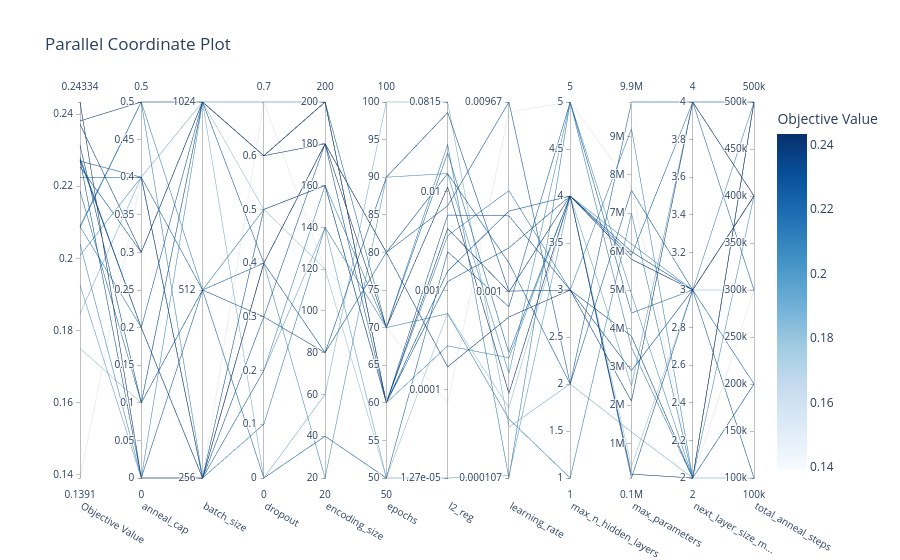

Notebook cell for this chart:
### Code cell
optuna.visualization.plot_parallel_coordinate(optuna_study)

### Figure 1 — Plotly figure (JSON) as saved in the notebook; plotly's stock layout.template omitted (floating-point values rounded to 4 significant figures)
{"data": [{"dimensions": [{"label": "Objective Value", "range": [0.1391, 0.2433], "values": [0.2433, 0.2269, 0.1391, 0.2008, 0.1926, 0.2279, 0.2085, 0.2088, 0.2223, 0.2313, 0.2089, 0.2273, 0.1846, 0.2254, 0.2381, 0.2273, 0.204, 0.2187, 0.175, 0.2372]}, {"label": "anneal_cap", "range": [0, 0.5], "values": [0, 0.4, 0.4, 0.4, 0, 0.2, 0.5, 0.2, 0.4, 0.1, 0.5, 0, 0.4, 0.3, 0.5, 0.2, 0, 0.1, 0.1, 0.3]}, {"label": "batch_size", "range": [0, 2], "ticktext": ["256", "512", "1024"], "tickvals": [0, 1, 2], "values": [0, 0, 0, 0, 0, 0, 0, 0, 1, 1, 1, 1, 2, 2, 2, 2, 2, 2, 2, 2]}, {"label": "dropout", "range": [0, 0.7], "values": [0.4, 0.3, 0.7, 0.4, 0.2, 0.5, 0.2, 0.1, 0, 0.3, 0.5, 0.4, 0, 0.4, 0.6, 0.6, 0.7, 0.6, 0.5, 0.6]}, {"label": "encoding_size", "range": [20, 200], "values": [180, 180, 120, 20, 140, 160, 160, 140, 40, 80, 160, 180, 60, 80, 200, 200, 200, 200, 120, 180]}, {"label": "epochs", "range": [50, 100], "values": [70, 80, 70, 90, 50, 60, 60, 70, 50, 90, 70, 60, 100, 80, 60, 60, 60, 70, 50, 80]}, {"label": "l2_reg", "range": [-4.897, -1.089], "ticktext": ["1.27e-05", "0.0001", "0.001", "0.01", "0.0815"], "tickvals": [-4.897, -4, -3, -2, -1.089], "values": [-1.95, -1.814, -4.138, -1.814, -4.897, -2.234, -2.443, -1.519, -2.606, -1.197, -3.233, -2.908, -1.089, -2.141, -2.371, -2.804, -3.559, -1.604, -3.228, -3.771]}, {"label": "learning_rate", "range": [-3.971, -2.015], "ticktext": ["0.000107", "0.001", "0.00967"], "tickvals": [-3.971, -3, -2.015], "values": [-3.531, -2.851, -2.067, -3.428, -3.959, -2.607, -2.476, -3.971, -3.08, -2.999, -3.664, -2.774, -3.706, -2.015, -3.003, -2.582, -3.345, -3.32, -3.606, -3.133]}, {"label": "max_n_hidden_layers", "range": [1, 5], "values": [4, 2, 5, 5, 4, 3, 3, 5, 5, 3, 1, 4, 2, 2, 4, 4, 4, 4, 4, 3]}, {"label": "max_parameters", "range": [100000, 9900000], "values": [5800000, 7600000, 7700000, 4900000, 2500000, 2900000, 9200000, 3500000, 4400000, 3800000, 7000000, 6000000, 1300000, 9900000, 200000, 100000, 6200000, 5900000, 400000, 2100000]}, {"label": "next_layer_size_m...", "range": [2, 4], "values": [3, 3, 2, 2, 4, 3, 2, 2, 3, 2, 2, 3, 2, 4, 2, 3, 3, 4, 3, 4]}, {"label": "total_anneal_steps", "range": [100000, 500000], "values": [400000, 100000, 300000, 400000, 400000, 400000, 500000, 500000, 200000, 200000, 500000, 400000, 100000, 500000, 500000, 400000, 500000, 300000, 300000, 400000]}], "labelangle": 30, "labelside": "bottom", "line": {"color": [0.2433, 0.2269, 0.1391, 0.2008, 0.1926, 0.2279, 0.2085, 0.2088, 0.2223, 0.2313, 0.2089, 0.2273, 0.1846, 0.2254, 0.2381, 0.2273, 0.204, 0.2187, 0.175, 0.2372], "colorbar": {"title": {"text": "Objective Value"}}, "colorscale": [[0, "rgb(247,251,255)"], [0.125, "rgb(222,235,247)"], [0.25, "rgb(198,219,239)"], [0.375, "rgb(158,202,225)"], [0.5, "rgb(107,174,214)"], [0.625, "rgb(66,146,198)"], [0.75, "rgb(33,113,181)"], [0.875, "rgb(8,81,156)"], [1, "rgb(8,48,107)"]], "reversescale": false, "showscale": true}, "type": "parcoords"}], "layout": {"title": {"text": "Parallel Coordinate Plot"}}}
